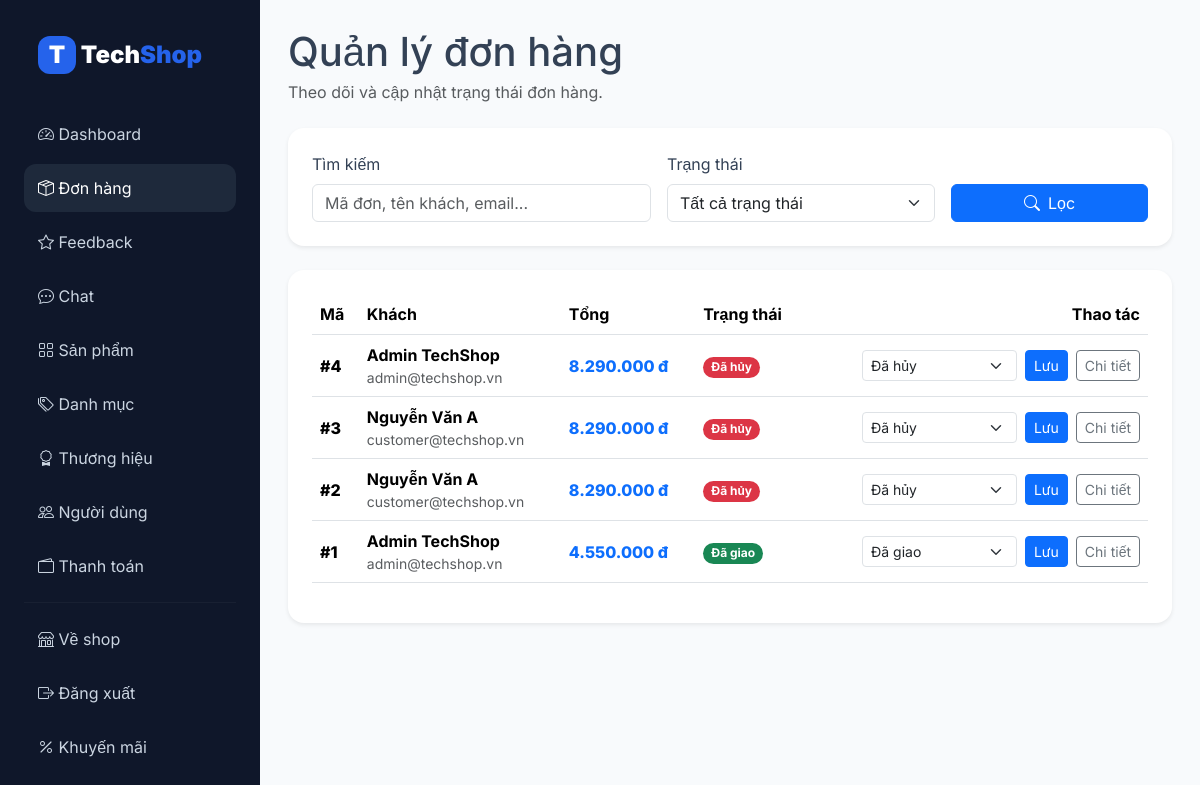
Page /admin/orders.php (signed in) on the committed database.
### tables this page shows
CREATE TABLE `don_hang` (
  `id_don_hang` int(11) NOT NULL,
  `id_nguoi_dung` int(11) NOT NULL,
  `id_phuong_thuc` int(11) NOT NULL,
  `tong_tien` decimal(15,2) NOT NULL,
  `ten_nguoi_nhan` varchar(150) NOT NULL,
  `so_dien_thoai_nhan` varchar(20) NOT NULL,
  `dia_chi_giao_hang` text NOT NULL,
  `ghi_chu` text DEFAULT NULL,
  `trang_thai_don_hang` enum('cho_xac_nhan','da_xac_nhan','dang_giao','da_giao','da_huy') DEFAULT 'cho_xac_nhan',
  `ngay_dat` timestamp NOT NULL DEFAULT current_timestamp()
);

CREATE TABLE `nguoi_dung` (
  `id_nguoi_dung` int(11) NOT NULL,
  `id_vai_tro` int(11) NOT NULL,
  `ho_ten` varchar(150) NOT NULL,
  `email` varchar(150) NOT NULL,
  `so_dien_thoai` varchar(20) DEFAULT NULL,
  `mat_khau` varchar(255) NOT NULL,
  `dia_chi` text DEFAULT NULL,
  `trang_thai` enum('hoat_dong','khoa') DEFAULT 'hoat_dong',
  `provider` varchar(30) DEFAULT 'local',
  `google_id` varchar(255) DEFAULT NULL,
  `avatar_url` varchar(500) DEFAULT NULL,
  `ngay_tao` timestamp NOT NULL DEFAULT current_timestamp()
);

### includes/auth.php (called while the page is built, shortened)
<?php
function is_logged_in(): bool
{
    return !empty($_SESSION['id_nguoi_dung']);
}
function sync_user_session(): void
{
    try {
        $pdo = db_connect();
        $s = $pdo->prepare("
            SELECT nd.trang_thai, vt.ten_vai_tro, nd.ho_ten, nd.email
            FROM nguoi_dung nd
            JOIN vai_tro vt ON nd.id_vai_tro = vt.id_vai_tro
            WHERE nd.id_nguoi_dung = :id LIMIT 1
        ");
        $s->execute([':id' => (int)$_SESSION['id_nguoi_dung']]);
        $row = $s->fetch();
    } catch (Throwable $e) {
    }
}
function is_admin(): bool
{
    return is_logged_in() && ($_SESSION['ten_vai_tro'] ?? '') === 'admin';
}
function require_admin(): void
{
    sync_user_session();
}

### controllers/AdminOrderController.php (called while the page is built, shortened)
<?php
require_once __DIR__ . '/../models/Order.php';
class AdminOrderController
{
    public function indexData(): array
    {
        require_admin();
        $status = trim((string)($_GET['status'] ?? ''));
        $keyword = trim((string)($_GET['q'] ?? ''));
        $orders = (new Order($this->pdo))->getAllOrders();
        return [
            'orders' => $orders,
            'status' => $status,
            'keyword' => $keyword,
            'success' => flash('success'),
            'error' => flash('error'),
        ];
    }
    public static function statusLabel(string $status): string
    {
        return self::STATUS_LABELS[$status] ?? $status;
    }
    public static function statusBadge(string $status): string
    {
        return self::STATUS_BADGES[$status] ?? 'secondary';
    }
}

### models/Order.php (called while the page is built, shortened)
<?php
class Order
{
    public function getAllOrders(): array
    {
        return $this->pdo->query("
            SELECT dh.*, nd.ho_ten, nd.email, pt.ten_phuong_thuc
            FROM don_hang dh
            JOIN nguoi_dung nd ON nd.id_nguoi_dung = dh.id_nguoi_dung
            LEFT JOIN phuong_thuc_thanh_toan pt ON pt.id_phuong_thuc = dh.id_phuong_thuc
            ORDER BY dh.ngay_dat DESC
        ")->fetchAll();
    }
}

### includes/helpers.php (called while the page is built, shortened)
<?php
function h(mixed $value): string
{
    return htmlspecialchars((string)$value, ENT_QUOTES, 'UTF-8');
}
function format_price(mixed $price): string
{
    return number_format((float)$price, 0, ',', '.') . ' đ';
}
function flash(string $key): ?string
{
    $value = $_SESSION[$key] ?? null;
    return is_string($value) ? $value : null;
}

### admin/orders.php (the view, shortened to what this page needs)
<?php
require_once __DIR__ . '/../controllers/AdminOrderController.php';
$controller = new AdminOrderController(db_connect());
$controller->handlePost();
$data = $controller->indexData();
$orders = $data['orders'];
$keyword = $data['keyword'];
require __DIR__ . '/_layout_start.php';
?>
<div class="d-flex justify-content-between align-items-center flex-wrap gap-3 mb-4">
    <div>
        <h1 class="mb-1">Quản lý đơn hàng</h1>
        <p class="text-muted mb-0">Theo dõi và cập nhật trạng thái đơn hàng.</p>
    </div>
</div>
<div class="bg-white p-4 rounded-4 shadow-sm mb-4">
    <form method="get" class="row g-3 align-items-end">
        <div class="col-md-5">
            <label class="form-label">Tìm kiếm</label>
            <input name="q" value="<?= h($keyword) ?>" class="form-control" placeholder="Mã đơn, tên khách, email...">
        </div>
        <div class="col-md-4">
            <label class="form-label">Trạng thái</label>
            <select name="status" class="form-select">
                <option value="">Tất cả trạng thái</option>
            </select>
        </div>
        <div class="col-md-3">
            <button class="btn btn-primary w-100">
                <i class="bi bi-search me-2"></i>Lọc
            </button>
        </div>
    </form>
</div>
<div class="bg-white p-4 rounded-4 shadow-sm table-responsive">
    <table class="table align-middle">
        <thead>
            <tr>
                <th>Mã</th>
                <th>Khách</th>
                <th>Tổng</th>
                <th>Trạng thái</th>
                <th class="text-end">Thao tác</th>
            </tr>
        </thead>
        <tbody>
            <?php foreach ($orders as $o): ?>
                <tr>
                    <td class="fw-800">#<?= (int)$o['id_don_hang'] ?></td>
                    <td>
                        <div class="fw-700"><?= h($o['ho_ten'] ?? $o['ten_nguoi_nhan'] ?? '') ?></div>
                        <div class="text-muted small"><?= h($o['email'] ?? '') ?></div>
                    </td>
                    <td class="fw-800 text-primary"><?= format_price($o['tong_tien']) ?></td>
                    <td>
                        <span class="badge rounded-pill bg-<?= AdminOrderController::statusBadge($o['trang_thai_don_hang']) ?>">
                            <?= h(AdminOrderController::statusLabel($o['trang_thai_don_hang'])) ?>
                        </span>
                    </td>
                    <td class="text-end">
                        <form method="post" class="d-inline-flex gap-2 align-items-center">
                            <select name="trang_thai_don_hang" class="form-select form-select-sm" style="width:155px">
                                <?php foreach (AdminOrderController::STATUS_LABELS as $key => $label): ?>
                                    <option value="<?= h($key) ?>" <?= $o['trang_thai_don_hang'] === $key ? 'selected' : '' ?>>
                                        <?= h($label) ?>
                                    </option>
                                <?php endforeach; ?>
                            </select>
                            <button class="btn btn-sm btn-primary">Lưu</button>
                            <a class="btn btn-sm btn-outline-secondary"
                               href="<?= BASE_URL ?>/admin/order_detail.php?id=<?= (int)$o['id_don_hang'] ?>">
                                Chi tiết
                            </a>
                        </form>
                    </td>
                </tr>
            <?php endforeach; ?>
        </tbody>
    </table>
</div>
<?php require __DIR__ . '/_layout_end.php'; ?>

### assets/css/style.css (style rules this page uses)
:root { --primary: #2563eb; --primary-dark: #1d4ed8; --dark: #0f172a; --muted: #64748b; --border: #e2e8f0; --danger: #ef4444; --success: #16a34a; --warning: #f59e0b; --bg: #f8fafc; }
* { box-sizing: border-box; }
body { font-family: "Inter", sans-serif; background: var(--bg); color: #334155; }
a { text-decoration: none; }
.fw-700 { font-weight: 700; }
.fw-800 { font-weight: 800; }
html, body { min-height: 100%; }
body { display: flex; flex-direction: column; }

### rows in the picture
don_hang: id_don_hang "4", id_nguoi_dung.ho_ten "Admin TechShop", id_nguoi_dung.email "admin@techshop.vn", tong_tien "8.290.000 đ", trang_thai_don_hang "Đã hủy"
don_hang: id_don_hang "3", id_nguoi_dung.ho_ten "Nguyễn Văn A", id_nguoi_dung.email "customer@techshop.vn", tong_tien "8.290.000 đ", trang_thai_don_hang "Đã hủy"
don_hang: id_don_hang "2", id_nguoi_dung.ho_ten "Nguyễn Văn A", id_nguoi_dung.email "customer@techshop.vn", tong_tien "8.290.000 đ", trang_thai_don_hang "Đã hủy"
don_hang: id_don_hang "1", id_nguoi_dung.ho_ten "Admin TechShop", id_nguoi_dung.email "admin@techshop.vn", tong_tien "4.550.000 đ", trang_thai_don_hang "Đã giao"
